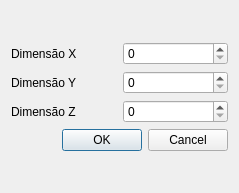
<?xml version="1.0" encoding="UTF-8"?>
<ui version="4.0">
 <class>DialogSculptor</class>
 <widget class="QDialog" name="DialogSculptor">
  <property name="geometry">
   <rect>
    <x>0</x>
    <y>0</y>
    <width>239</width>
    <height>193</height>
   </rect>
  </property>
  <property name="windowTitle">
   <string>Dialog</string>
  </property>
  <layout class="QVBoxLayout" name="verticalLayout_2">
   <item>
    <layout class="QVBoxLayout" name="verticalLayout">
     <item>
      <layout class="QHBoxLayout" name="horizontalLayout">
       <item>
        <widget class="QLabel" name="label_spinbox_vx">
         <property name="text">
          <string>Dimensão X</string>
         </property>
        </widget>
       </item>
       <item>
        <widget class="QSpinBox" name="spinBox_ValorX"/>
       </item>
      </layout>
     </item>
     <item>
      <layout class="QHBoxLayout" name="horizontalLayout_2">
       <item>
        <widget class="QLabel" name="label_spinbox_vy">
         <property name="text">
          <string>Dimensão Y</string>
         </property>
        </widget>
       </item>
       <item>
        <widget class="QSpinBox" name="spinBox_ValorY"/>
       </item>
      </layout>
     </item>
     <item>
      <layout class="QHBoxLayout" name="horizontalLayout_3">
       <item>
        <widget class="QLabel" name="label_spinbox_vz">
         <property name="text">
          <string>Dimensão Z</string>
         </property>
        </widget>
       </item>
       <item>
        <widget class="QSpinBox" name="spinBox_ValorZ"/>
       </item>
      </layout>
     </item>
     <item>
      <widget class="QDialogButtonBox" name="buttonBox">
       <property name="orientation">
        <enum>Qt::Horizontal</enum>
       </property>
       <property name="standardButtons">
        <set>QDialogButtonBox::Cancel|QDialogButtonBox::Ok</set>
       </property>
      </widget>
     </item>
    </layout>
   </item>
  </layout>
 </widget>
 <resources/>
 <connections>
  <connection>
   <sender>buttonBox</sender>
   <signal>accepted()</signal>
   <receiver>DialogSculptor</receiver>
   <slot>accept()</slot>
   <hints>
    <hint type="sourcelabel">
     <x>228</x>
     <y>176</y>
    </hint>
    <hint type="destinationlabel">
     <x>157</x>
     <y>192</y>
    </hint>
   </hints>
  </connection>
  <connection>
   <sender>buttonBox</sender>
   <signal>rejected()</signal>
   <receiver>DialogSculptor</receiver>
   <slot>reject()</slot>
   <hints>
    <hint type="sourcelabel">
     <x>228</x>
     <y>182</y>
    </hint>
    <hint type="destinationlabel">
     <x>238</x>
     <y>192</y>
    </hint>
   </hints>
  </connection>
 </connections>
</ui>
